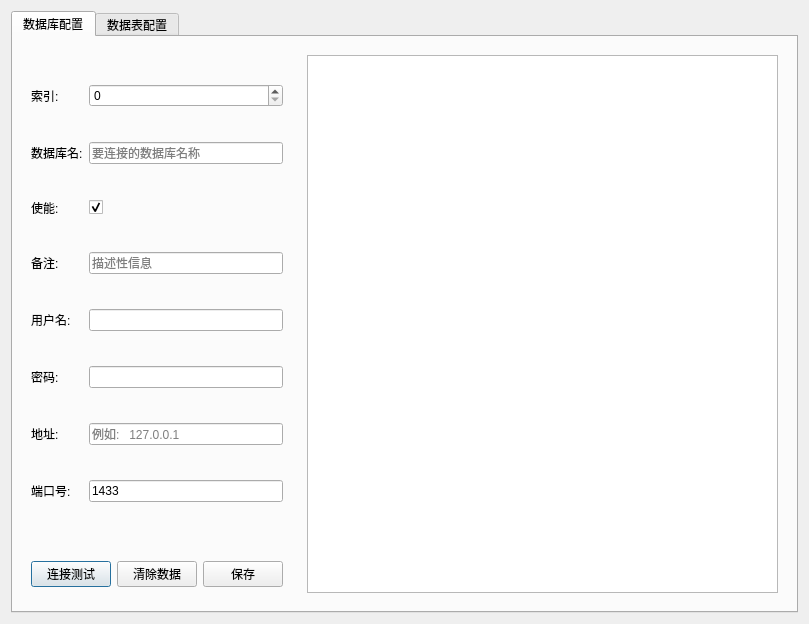
<?xml version="1.0" encoding="UTF-8"?>
<ui version="4.0">
 <class>ConfigDialog</class>
 <widget class="QDialog" name="ConfigDialog">
  <property name="geometry">
   <rect>
    <x>0</x>
    <y>0</y>
    <width>809</width>
    <height>624</height>
   </rect>
  </property>
  <property name="cursor">
   <cursorShape>ArrowCursor</cursorShape>
  </property>
  <property name="windowTitle">
   <string>Dialog</string>
  </property>
  <layout class="QGridLayout" name="gridLayout">
   <item row="0" column="0">
    <widget class="QTabWidget" name="tabWidget">
     <property name="currentIndex">
      <number>0</number>
     </property>
     <property name="tabBarAutoHide">
      <bool>true</bool>
     </property>
     <widget class="QWidget" name="Tab1">
      <attribute name="title">
       <string>数据库配置</string>
      </attribute>
      <layout class="QGridLayout" name="gridLayout_6" rowstretch="9,1" columnstretch="3,7">
       <item row="0" column="0">
        <widget class="QWidget" name="widget_2" native="true">
         <layout class="QGridLayout" name="gridLayout_2">
          <item row="0" column="0">
           <widget class="QLabel" name="Label">
            <property name="text">
             <string>索引:</string>
            </property>
           </widget>
          </item>
          <item row="0" column="1">
           <widget class="QSpinBox" name="index1">
            <property name="minimum">
             <number>0</number>
            </property>
           </widget>
          </item>
          <item row="1" column="0">
           <widget class="QLabel" name="Label_2">
            <property name="text">
             <string>数据库名:</string>
            </property>
           </widget>
          </item>
          <item row="1" column="1">
           <widget class="QLineEdit" name="database">
            <property name="placeholderText">
             <string>要连接的数据库名称</string>
            </property>
           </widget>
          </item>
          <item row="2" column="0">
           <widget class="QLabel" name="Label_3">
            <property name="text">
             <string>使能:</string>
            </property>
           </widget>
          </item>
          <item row="2" column="1">
           <widget class="QCheckBox" name="enable1">
            <property name="checked">
             <bool>true</bool>
            </property>
           </widget>
          </item>
          <item row="3" column="0">
           <widget class="QLabel" name="Label_4">
            <property name="text">
             <string>备注:</string>
            </property>
           </widget>
          </item>
          <item row="3" column="1">
           <widget class="QLineEdit" name="desc1">
            <property name="placeholderText">
             <string>描述性信息</string>
            </property>
           </widget>
          </item>
          <item row="4" column="0">
           <widget class="QLabel" name="Label_5">
            <property name="text">
             <string>用户名:</string>
            </property>
           </widget>
          </item>
          <item row="4" column="1">
           <widget class="QLineEdit" name="username"/>
          </item>
          <item row="5" column="0">
           <widget class="QLabel" name="Label_6">
            <property name="text">
             <string>密码:</string>
            </property>
           </widget>
          </item>
          <item row="5" column="1">
           <widget class="QLineEdit" name="password"/>
          </item>
          <item row="6" column="0">
           <widget class="QLabel" name="Label_7">
            <property name="text">
             <string>地址:</string>
            </property>
           </widget>
          </item>
          <item row="6" column="1">
           <widget class="QLineEdit" name="address">
            <property name="placeholderText">
             <string>例如:   127.0.0.1</string>
            </property>
           </widget>
          </item>
          <item row="7" column="0">
           <widget class="QLabel" name="Label_8">
            <property name="text">
             <string>端口号:</string>
            </property>
           </widget>
          </item>
          <item row="7" column="1">
           <widget class="QLineEdit" name="port">
            <property name="text">
             <string>1433</string>
            </property>
            <property name="placeholderText">
             <string>默认:3306</string>
            </property>
           </widget>
          </item>
         </layout>
        </widget>
       </item>
       <item row="1" column="0">
        <widget class="QWidget" name="widget" native="true">
         <layout class="QHBoxLayout" name="horizontalLayout">
          <item>
           <widget class="QPushButton" name="connectTest">
            <property name="text">
             <string>连接测试</string>
            </property>
           </widget>
          </item>
          <item>
           <widget class="QPushButton" name="clearDataBase">
            <property name="text">
             <string>清除数据</string>
            </property>
           </widget>
          </item>
          <item>
           <widget class="QPushButton" name="saveDataBase">
            <property name="text">
             <string>保存</string>
            </property>
           </widget>
          </item>
         </layout>
        </widget>
       </item>
       <item row="0" column="1" rowspan="2">
        <widget class="QWidget" name="widget_3" native="true">
         <layout class="QGridLayout" name="gridLayout_3">
          <item row="0" column="0">
           <widget class="QTableView" name="tableView1">
            <property name="enabled">
             <bool>true</bool>
            </property>
            <property name="lineWidth">
             <number>1</number>
            </property>
            <property name="editTriggers">
             <set>QAbstractItemView::NoEditTriggers</set>
            </property>
           </widget>
          </item>
         </layout>
        </widget>
       </item>
      </layout>
     </widget>
     <widget class="QWidget" name="Tab2">
      <attribute name="title">
       <string>数据表配置</string>
      </attribute>
      <layout class="QGridLayout" name="gridLayout_7" rowstretch="9,1" columnstretch="3,7">
       <item row="0" column="0">
        <widget class="QWidget" name="widget_6" native="true">
         <layout class="QGridLayout" name="gridLayout_4">
          <item row="0" column="0">
           <widget class="QLabel" name="Label_15">
            <property name="text">
             <string>索引:</string>
            </property>
           </widget>
          </item>
          <item row="0" column="1">
           <widget class="QSpinBox" name="index2">
            <property name="minimum">
             <number>0</number>
            </property>
           </widget>
          </item>
          <item row="1" column="0">
           <widget class="QLabel" name="label_3">
            <property name="text">
             <string>数据库:</string>
            </property>
           </widget>
          </item>
          <item row="1" column="1">
           <widget class="QComboBox" name="dataBase"/>
          </item>
          <item row="2" column="0">
           <widget class="QLabel" name="Label_16">
            <property name="text">
             <string>数据表:</string>
            </property>
           </widget>
          </item>
          <item row="2" column="1">
           <widget class="QComboBox" name="datatable"/>
          </item>
          <item row="3" column="0">
           <widget class="QLabel" name="Label_17">
            <property name="text">
             <string>使能:</string>
            </property>
           </widget>
          </item>
          <item row="3" column="1">
           <widget class="QCheckBox" name="enable2">
            <property name="checked">
             <bool>true</bool>
            </property>
           </widget>
          </item>
          <item row="4" column="0">
           <widget class="QLabel" name="label">
            <property name="text">
             <string>采样频率:</string>
            </property>
           </widget>
          </item>
          <item row="4" column="1">
           <widget class="QSpinBox" name="frequency">
            <property name="minimum">
             <number>10000</number>
            </property>
            <property name="maximum">
             <number>999999999</number>
            </property>
            <property name="singleStep">
             <number>100</number>
            </property>
           </widget>
          </item>
          <item row="5" column="0">
           <widget class="QLabel" name="Label_18">
            <property name="text">
             <string>备注:</string>
            </property>
           </widget>
          </item>
          <item row="5" column="1">
           <widget class="QLineEdit" name="desc2">
            <property name="placeholderText">
             <string>描述性信息</string>
            </property>
           </widget>
          </item>
         </layout>
        </widget>
       </item>
       <item row="1" column="0">
        <widget class="QWidget" name="widget_4" native="true">
         <layout class="QHBoxLayout" name="horizontalLayout_2">
          <item>
           <widget class="QPushButton" name="saveDataTest">
            <property name="text">
             <string>写值测试</string>
            </property>
           </widget>
          </item>
          <item>
           <widget class="QPushButton" name="clearDataTable">
            <property name="text">
             <string>清除数据</string>
            </property>
           </widget>
          </item>
          <item>
           <widget class="QPushButton" name="saveDataTable">
            <property name="text">
             <string>保存</string>
            </property>
           </widget>
          </item>
         </layout>
        </widget>
       </item>
       <item row="0" column="1" rowspan="2">
        <widget class="QWidget" name="widget_5" native="true">
         <layout class="QGridLayout" name="gridLayout_5">
          <item row="0" column="0">
           <widget class="QTableView" name="tableView2"/>
          </item>
         </layout>
        </widget>
       </item>
      </layout>
     </widget>
    </widget>
   </item>
  </layout>
 </widget>
 <resources/>
 <connections/>
</ui>
